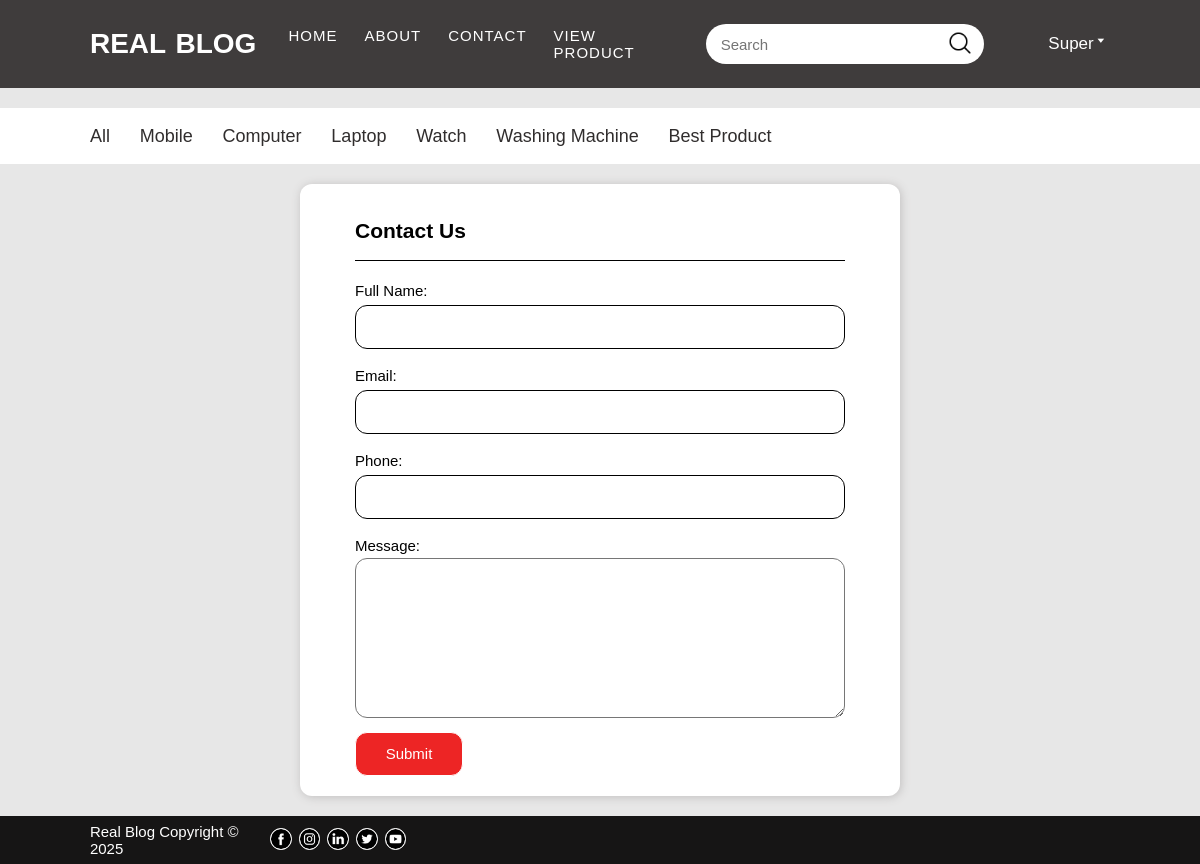
The page /contact/ (signed in) on the database its author committed.
### blog_app/models.py (models this page shows, shortened)
class Category(models.Model):
    title  = models.CharField(max_length=100)

### blog_app/views.py (the view, shortened to what this page needs)
# urls.py: path('contact/', views.ContactView.as_view(), name='contact'),
class ContactView(View):
    def get(self, request):
        context = {
            'form':ContactForm(),
            'ctgry':print_category()
            }
        return render(request, 'blog_app/contact.html', context)

### blog_app/forms.py
class  ContactForm(forms.Form):
    name = forms.CharField(label='Full Name', required=True)
    email = forms.EmailField()
    phone = forms.IntegerField(widget=forms.NumberInput)
    desc = forms.CharField(widget=forms.Textarea, label='Message', required=True)

### blog_app/views.py (called while the page is built)
def print_category():
    return Category.objects.all()

### blog_app/templates/blog_app/contact.html (shortened to what this page needs)
{% extends 'blog_app/base.html' %}
{% block main %}
<div class="contactform">
    <form action="" class="contact" method="POST">
        <p>Contact Us</p>
        {% for field in form %}
        <div>
            {{field.label_tag}}
            {{field}}
        </div>
        {% endfor %}
        <button>Submit</button>
    </form>
</div>
{% endblock main %}

### blog_app/templates/blog_app/nav.html (shortened to what this page needs)
{% load static %}
<nav class="navbar bgBlack">
    <div class="container navinner">
        <div class="logo">
            <a href="{% url 'home' %}">REAL BLOG</a>
        </div>
        <ul class="navitems navitems3" id="navitems">
            <li><a href="{% url 'home' %}">home</a></li>
            <li><a href="{% url 'about' %}">about</a></li>
            <li><a href="{% url 'contact' %}">contact</a></li>
            <li><a href="{% url 'subcategory' 'Best Product' %}">View product</a></li>
        </ul>
        <form action="{% url 'search' %}" class="search search3" id="search" method="GET">
            <input type="text" name='search' placeholder="Search">
            <button type="submit"><img src="{% static 'blog_app/img/search.png' %}" alt="search" height="50px"></button>
        </form>
        <div class="register">
            {% if user.is_authenticated %}
            <a href="{% url 'user_profile' %}">{{request.user|capfirst}}</a><span class="downarrow">&#129171;</span>
            {% else %}
                <a id="regi" class="regi" href="{% url 'login' %}">Login</a>
                <span>/</span>
                <a class="regi" href="{% url 'signup' %}"> Signup</a>
            {% endif %}
        </div>
    </div>
</nav>

### blog_app/templates/blog_app/subnav.html
<nav class="subnavbar subnavbar3" id="subnavbar">
    <div class="container subnavbar-inner">
        <a href="{% url 'subcategory' 'All' %}">All</a>
        {% for cat in ctgry %}
        <a href="{% url 'subcategory' cat.title %}">{{cat.title|capfirst}}</a>
        {% endfor %}
    </div>
</nav>

### blog_app/static/blog_app/css/style.css (style rules this page uses)
* { margin: 0; padding: 0; box-sizing: border-box; }
html { font-size: 62.5%; font-family: sans-serif; background-color: rgb(231, 231, 231); }
a { text-decoration: none; }
li { list-style: none; }
.container { width: 85vw; margin: auto; }
.bgBlack { background-color: rgb(63, 60, 60); }
.navbar { width: 99.99%; height: 11vh; }
.navinner { display: flex; align-items: center; height: 11vh; }
.logo { width: 17%; }
.logo a { color: #fff; font-size: 2.8rem; font-weight: 700; word-spacing: .2rem; }
.navitems { width: 45%; display: flex; justify-content: center; padding-left: 3rem; }
.navitems li a { font-size: 1.5rem; color: #fff; text-transform: uppercase; font-weight: 300; margin-right: 1.8em; word-spacing: .3rem; letter-spacing: .1rem; }
.search { width: 28%; height: 5vh; display: flex; justify-content: flex-end; align-items: center; background-color: #fff; border-radius: 6rem; padding: 0 0.4em 0 1.2em }
.search input { width: 100%; height: 5vh; border-bottom-left-radius: 6rem; border-top-left-radius: 6rem; border: 0; outline: none; padding: .3rem; background-color: transparent; font-size: 1.5rem; }
.search img { border: none; height: 3vh; }
.search button { border-radius: 4rem; height: 6vh; width: 4vw; border: none; background-color: transparent; cursor: pointer; }
.register { width: 10%; margin: 0 0.2em 0 2.5em; display: flex; align-items: center; justify-content: flex-end; }
.register span { color: #fff; font-size: 1.5rem; margin: 0 0.2em 0 0.2em; }
.register a { color: #fff; font-size: 1.7rem; }
.downarrow { display: inline-block; padding-top: .8rem; cursor: pointer; }
.subnavbar { width: 99.99%; height: 7vh; background-color: #fff; margin-top: 2em; line-height: 7vh; }
.subnavbar a { font-size: 1.8rem; font-weight: 400; margin-right: 1.5em; color: rgb(48, 45, 45); }
.contact { width: 50%; height: auto; padding: 3.5em 5.5em 2em 5.5em; display: flex; flex-direction: column; background-color: #fff; margin: 2em auto; border-radius: 1.2rem ; box-shadow: .1rem .1rem 1rem rgb(192, 190, 190); }
.contact p { font-size: 2.1rem; font-weight: 600; border-bottom: .1rem solid #000; margin: 0 0 1em 0; padding: 0 0 0.8em 0; }
.contact label { font-size: 1.5rem; }
.contact input { width: 100%; height: 5.5vh; border-radius: 1.2rem; outline: none; margin: 0.4em 0 1.2em 0; padding: 0 0.5em; font-size: 1.5rem; border: .1rem solid #000; }
.contact textarea { width: 100%; height: 20vh; border-radius: 1.2rem; outline: none; margin: 0.4em 0 1.2em 0; font-size: 1rem; padding: 0.2em 0.5em; line-height: 1.5rem; }
.contact button { width: 9vw; height: 5.5vh; border-radius: 1.2rem; border: .1rem solid #fff; color: #fff; background-color: rgb(237, 37, 37); font-size: 1.5rem; }
.contact button { font-size: 1.5rem; }
.profilemain-right input[type="text"], input[type="email"] { border: .1rem solid black; }

### rows shown on the page
Category: title "Mobile"
Category: title "Computer"
Category: title "Laptop"
Category: title "Watch"
Category: title "Washing Machine"
Category: title "Best Product"

### other values the page prints
{{ request.user|capfirst }} "Super"
{{ field.label_tag }} "Full Name:" "Email:" "Phone:" "Message:"
